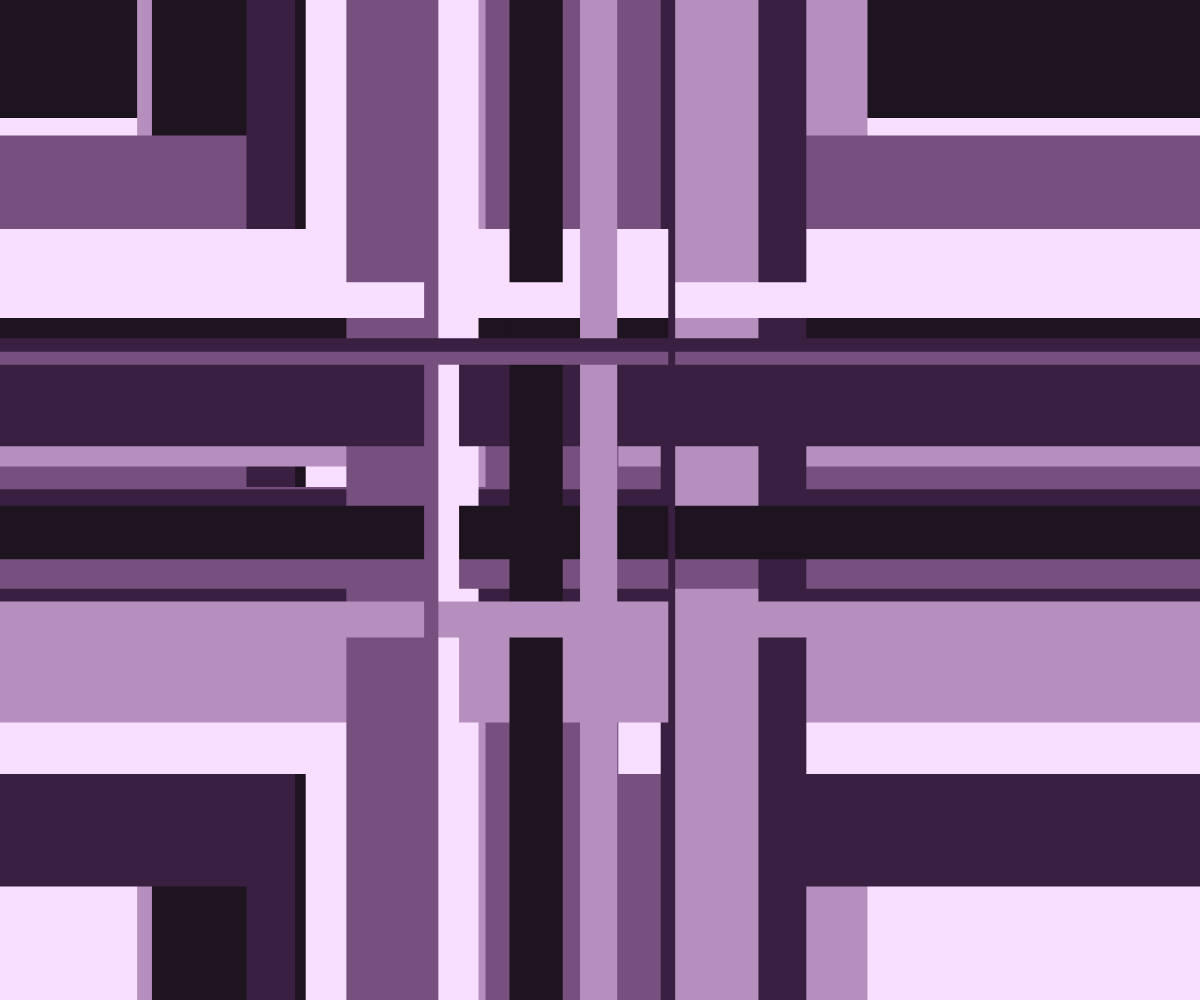
Frame 1 (no input)
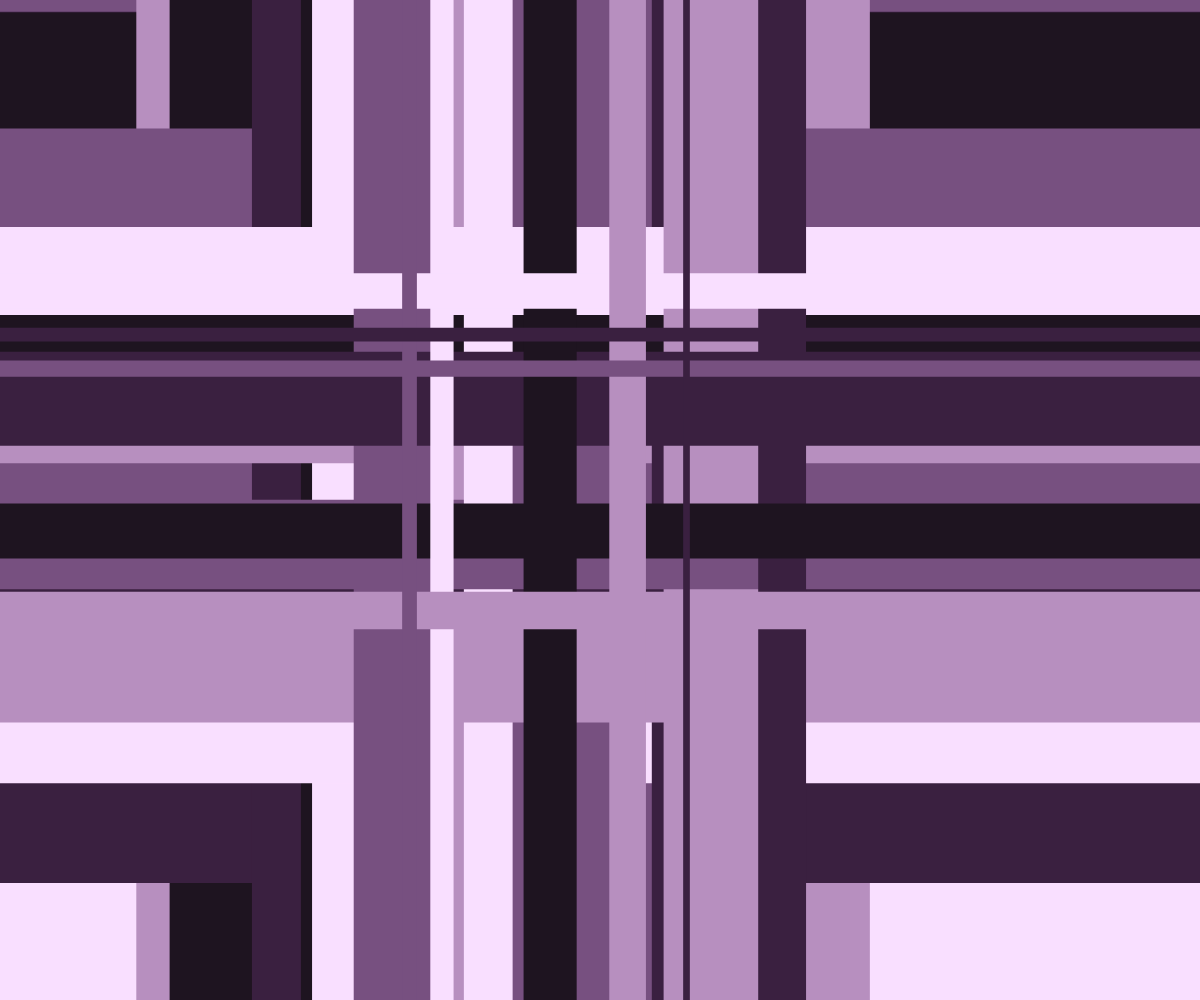
Frame 60 (no input)
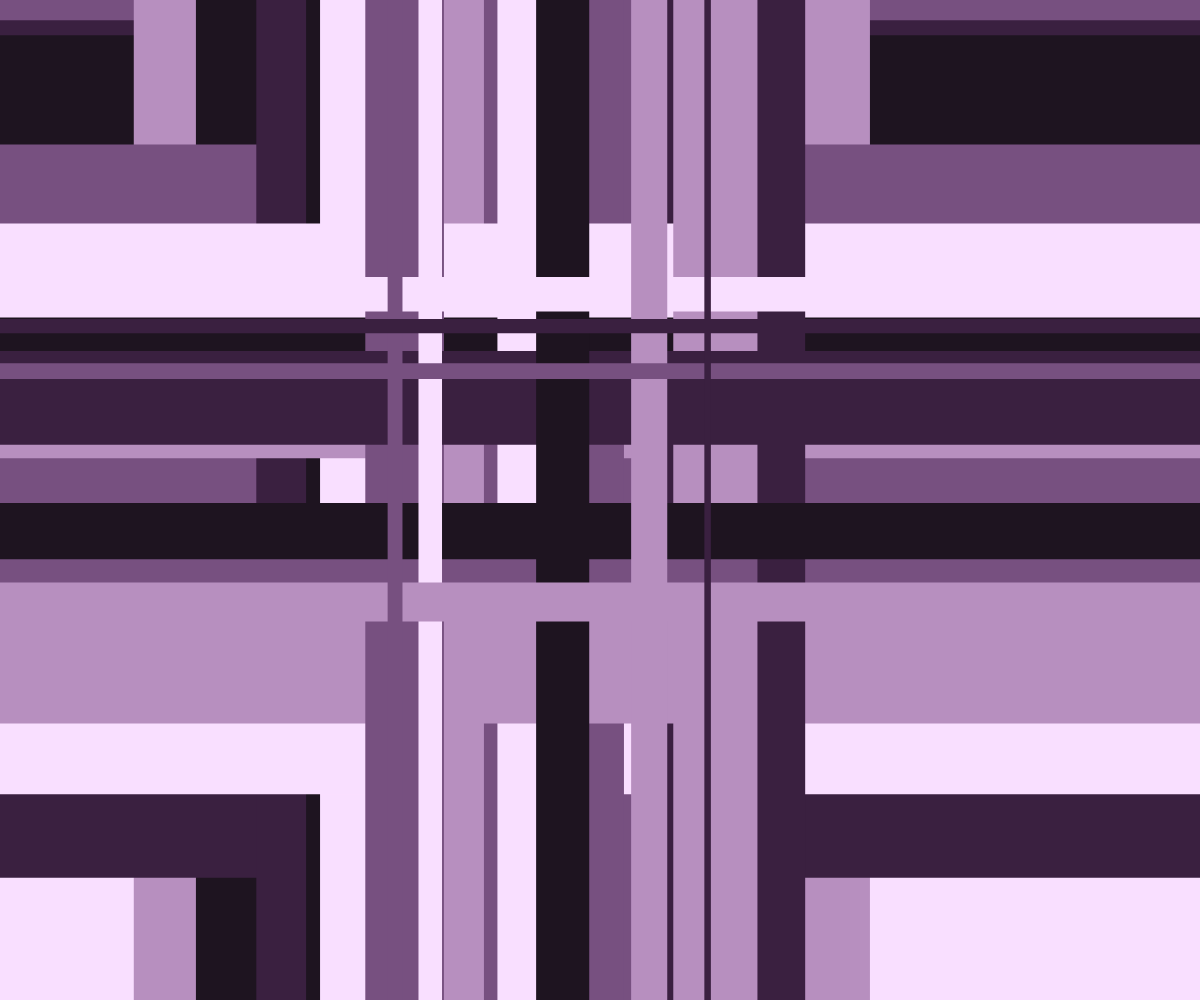
Frame 120 (the mouse pressed at the canvas centre since frame 60)

The p5.js sketch that drew these frames (run headless with seeded random() and noise() and a simulated clock; from frame 60 on, the mouse is pressed at the canvas centre):

// p5.js sketch
// ── sketch.js
setup = (_) => {
  createCanvas((W = windowWidth), (H = windowHeight));
  colorMode(HSB, 8);
  h = random(9);
  P = [color(h, 3, 1), color(h, 4, 2), color(h, 3, 4), color(h, 2, 6), color(h, 1, 8)];
  T = 0;
  A = random(1);
  B = random(1);
};
draw = (_) => {
  T += 0.001;
  background(P[2]);
  for (let i = 50; i >= 0; i--) {
    stroke(P[i % 5]);
    x = W * noise(i * A + B * sin(A * W * i + B * T + A) ** 3);
    y = H * noise(i * i * A - A * T + B * sin(B * W * i + B * T) ** 3);
    z = i / 50;
    strokeWeight(z * y);
    line(x, 0, x, H);
    strokeWeight(z * x);
    line(0, y, W, y);
  }
};
